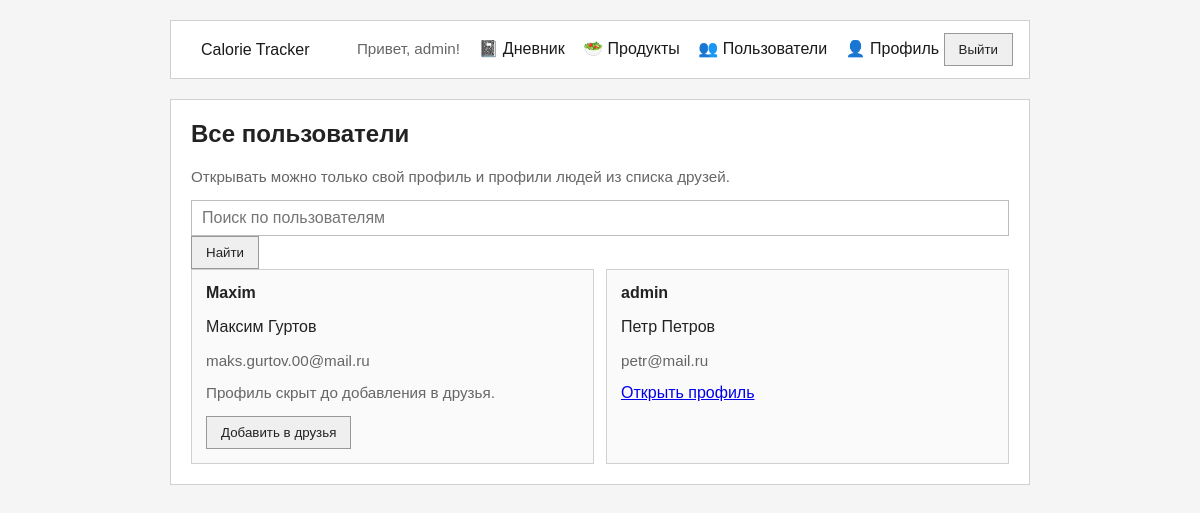
Before: /users/ (signed in) with the older database file.
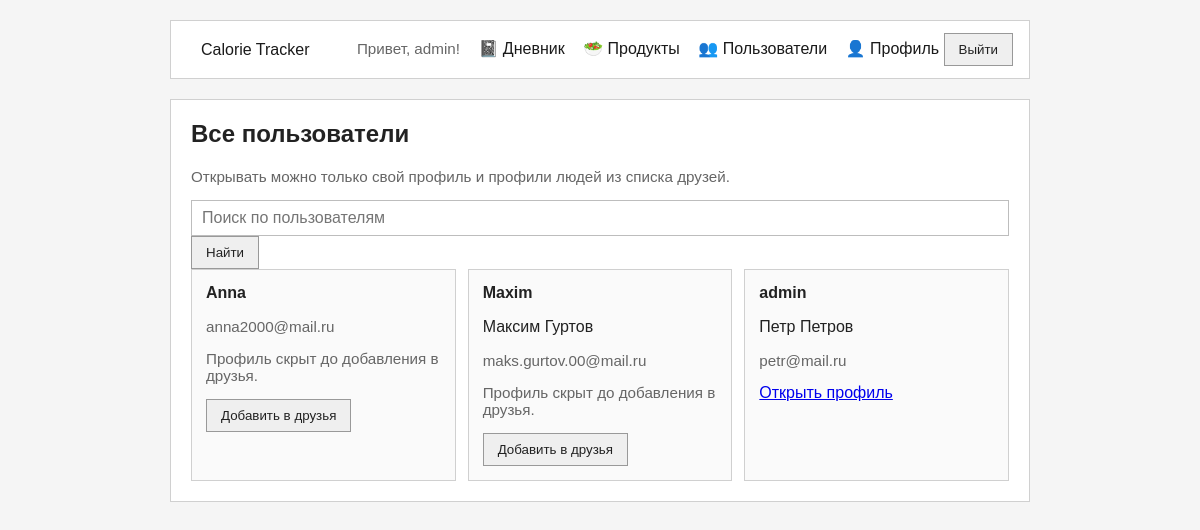
After: the same page with the newer database file.
### accounts/models.py (models this page shows, shortened)
class CustomUser(AbstractUser):
    first_name = models.CharField("Имя", max_length=150, blank=True)
    last_name = models.CharField("Фамилия", max_length=150, blank=True)
    email = models.EmailField("Электронная почта", unique=True)
    phone = models.CharField(
        "Телефон",
        max_length=20,
        unique=True,
        blank=True,
        null=True,
        validators=[
            RegexValidator(
                regex=r"^\+?[\d\s\-()]{7,20}$",
                message="Введите корректный номер телефона.",
            )
        ],
    )
    age = models.PositiveSmallIntegerField("Возраст", blank=True, null=True)
    height = models.PositiveSmallIntegerField("Рост, см", blank=True, null=True)
    weight = models.DecimalField("Вес, кг", max_digits=5, decimal_places=2, blank=True, null=True)
    friends = models.ManyToManyField("self", blank=True)

### accounts/views.py (the view, shortened to what this page needs)
# urls.py: path("users/", users_list_view, name="users_list"),
@login_required
def users_list_view(request):
    query = request.GET.get("q", "").strip()
    users = CustomUser.objects.all().order_by("username")
    friend_ids = set(request.user.friends.values_list("id", flat=True))
    context = {
        "users": users,
        "query": query,
        "friend_ids": friend_ids,
    }
    return render(request, "accounts/users_list.html", context)

### accounts/templates/accounts/users_list.html (shortened to what this page needs)
{% extends "base.html" %}
{% block content %}
<section class="card">
    <h1>Все пользователи</h1>
    <p class="muted">Открывать можно только свой профиль и профили людей из списка друзей.</p>
    <form method="get">
        <input type="text" name="q" value="{{ query }}" placeholder="Поиск по пользователям">
        <button type="submit">Найти</button>
    </form>
    <div class="grid">
        {% for listed_user in users %}
            <div class="user-card">
                <strong>{{ listed_user.username }}</strong>
                <p>{{ listed_user.first_name }} {{ listed_user.last_name }}</p>
                <p class="muted">{{ listed_user.email }}</p>
                {% if listed_user == user or listed_user.id in friend_ids %}
                    <a href="{% url 'accounts:profile_detail' listed_user.username %}">Открыть профиль</a>
                {% else %}
                    <p class="muted">Профиль скрыт до добавления в друзья.</p>
                    <form class="inline-form" method="post" action="{% url 'accounts:add_friend' listed_user.username %}">
                        <button type="submit">Добавить в друзья</button>
                    </form>
                {% endif %}
            </div>
        {% empty %}
            <p>Пользователи не найдены.</p>
        {% endfor %}
    </div>
</section>
{% endblock %}

### templates/base.html (shortened to what this page needs)
<!DOCTYPE html>
<html lang="ru">
<head>
</head>
<body>
    <div class="page">
        <nav class="nav">
            <strong><a href="{% url 'accounts:home' %}">Calorie Tracker</a></strong>
            <div>
                {% if user.is_authenticated %}
                    <span class="muted">Привет, {{ user.username }}!</span>
                    <a href="{% url 'diary:diary' %}">📓 Дневник</a>
                    <a href="{% url 'products:list' %}">🥗 Продукты</a>
                    <a href="{% url 'accounts:users_list' %}">👥 Пользователи</a>
                    <a href="{% url 'accounts:profile' %}">👤 Профиль</a>
                    <form class="inline-form" method="post" action="{% url 'accounts:logout' %}" style="display: inline;">
                        <button type="submit">Выйти</button>
                    </form>
                {% else %}
                    <a href="{% url 'accounts:login' %}">Войти</a>
                    <a href="{% url 'accounts:register' %}">Регистрация</a>
                    <a href="{% url 'accounts:password_reset' %}">Восстановить пароль</a>
                {% endif %}
            </div>
        </nav>
        {% block content %}{% endblock %}
    </div>
</body>
</html>

Changed rows visible on the page:
added CustomUser: username "Anna", email "anna2000@mail.ru", shows "Профиль скрыт до добавления в друзья."
